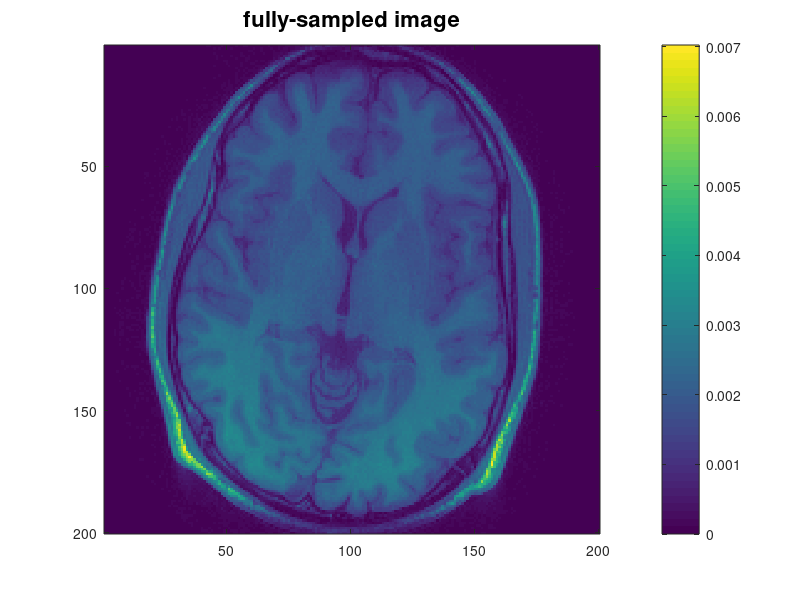
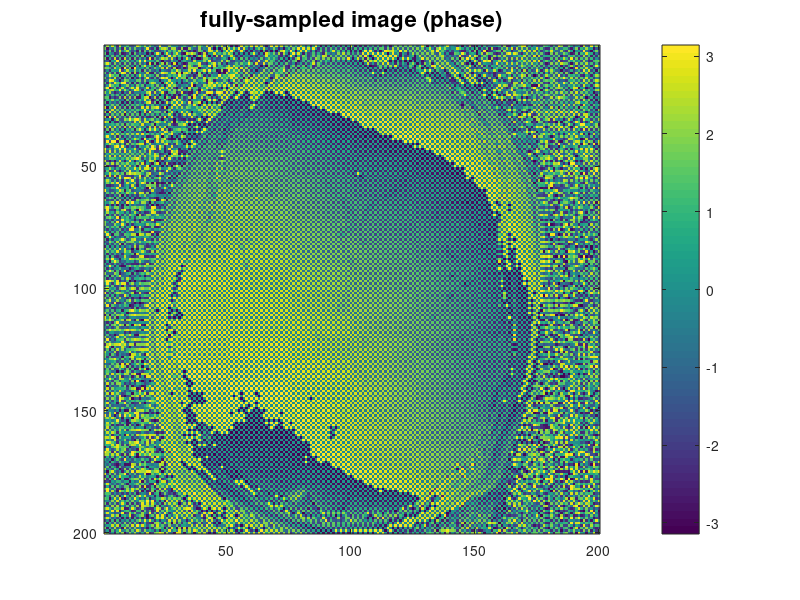
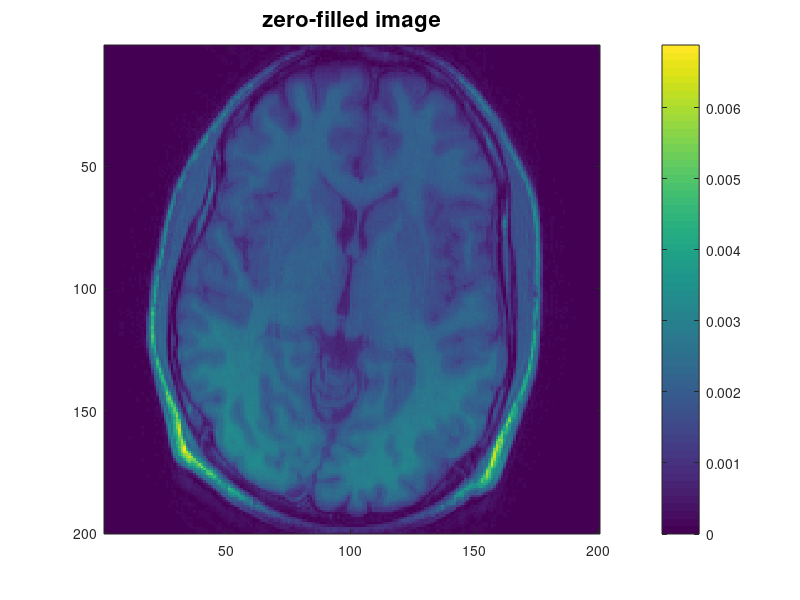
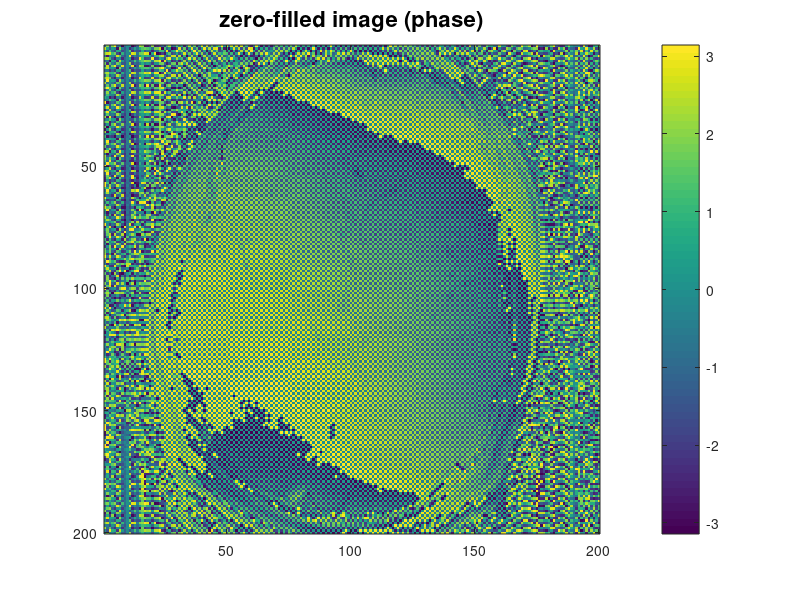

The MATLAB script that drew these images, in order:
%%%%%%%%%%%%%%%%%%%%%%%%%%%
% Partial Fourier Imaging %
% 11/19/2023              %
%%%%%%%%%%%%%%%%%%%%%%%%%%%


clc
clear all
close all

% load K-space data
data = load("Data_Assignment3_Problem1.mat");
data = data.kspaceData_SingleCoil;
N = size(data, 1);

%% Pr1a
%% reconstruct the fully-sampled K-space data
image = ifftshift(ifft2(data)); % convert from Fourier domain to image domain
figure(1)
imagesc(abs(image));
colorbar;
title("fully-sampled image", 'FontSize', 16)

% plot_name = "p1a_fully_sampled_image";
% folder_name = "plots/";
% format_name = ".jpeg";
% file_name = folder_name + plot_name + format_name;
% exportgraphics(gcf, file_name, "ContentType","image");

figure(2)
imagesc(angle(image));
colorbar;
title("fully-sampled image (phase)", 'FontSize', 16)

% plot_name = "p1a_fully_sampled_image_phase";
% folder_name = "plots/";
% format_name = ".jpeg";
% file_name = folder_name + plot_name + format_name;
% exportgraphics(gcf, file_name, "ContentType","image");

%% recostruct the zero-filled K-space data
partial_fourier_factor = 5/8;
zero_filled_data = zeros(N, N);
partial_N = N * partial_fourier_factor;
zero_filled_data(1:partial_N, :) = data(1:partial_N, :);

zero_filled_image = ifftshift(ifft2(zero_filled_data));
figure(3)
imagesc(abs(zero_filled_image));
colorbar;
title("zero-filled image", 'FontSize', 16)

% plot_name = "p1a_zero_filled_image";
% folder_name = "plots/";
% format_name = ".jpeg";
% file_name = folder_name + plot_name + format_name;
% exportgraphics(gcf, file_name, "ContentType","image");

figure(4)
imagesc(angle(zero_filled_image));
colorbar;
title("zero-filled image (phase)", 'FontSize', 16)

% plot_name = "p1a_zero_filled_image_phase";
% folder_name = "plots/";
% format_name = ".jpeg";
% file_name = folder_name + plot_name + format_name;
% exportgraphics(gcf, file_name, "ContentType","image");

%% the difference of fully-sampled and zero-filled
diff_image = abs(image) - abs(zero_filled_image);
diff_phase = angle(image) - angle(zero_filled_image);
figure(5)
imagesc(abs(diff_image));
colorbar;
title("difference", 'FontSize', 16)

% plot_name = "p1a_difference";
% folder_name = "plots/";
% format_name = ".jpeg";
% file_name = folder_name + plot_name + format_name;
% exportgraphics(gcf, file_name, "ContentType","image");

figure(6)
imagesc(diff_phase)
colorbar;
title("difference (phase)", 'FontSize', 16)

% plot_name = "p1a_difference_phase";
% folder_name = "plots/";
% format_name = ".jpeg";
% file_name = folder_name + plot_name + format_name;
% exportgraphics(gcf, file_name, "ContentType","image");



%% Pr1b
%% POCS
% set conditions to break out the loop
error = 1e-6;
Niter = 100;
pre = 0;

% 2D hanning window
hanning_2D = hanning(N)*hanning(N)';
hanning_data = hanning_2D .* data;
hanning_data(1:3/8*N, :) = 0;
hanning_data(5/8*N:end, :) = 0;
% initial phase guess
initial_phase = angle(ifftshift(ifft2(hanning_data)));

POCS_data = zeros(N, N);
POCS_data(1:partial_N, :) = data(1:partial_N, :);
POCS_image = ifftshift(ifft2(POCS_data));

% initial image
initial_image = abs(POCS_image) .* exp(1j * initial_phase);
temp_POCS_image = initial_image;

for i = 1:Niter
    temp_POCS_KSpace = fftshift(fft2(temp_POCS_image));
    % replace by the true partial fourier part
    temp_POCS_KSpace(1:partial_N, :) = data(1:partial_N, :);
    
    % compute the 2-norm of difference
    post = norm(temp_POCS_KSpace - data);
    % disp(abs(pre-post))
    if abs(pre-post) < error
        break;
    end
    pre = norm(temp_POCS_KSpace - data);
    temp_POCS_image = abs(ifftshift(ifft2(temp_POCS_KSpace)));
end
post_POCS_image = ifftshift(ifft2(temp_POCS_KSpace));

figure(7)
imagesc(abs(post_POCS_image));
colorbar;
title("POCS image")

% plot_name = "p1b_POCS_image";
% folder_name = "plots/";
% format_name = ".jpeg";
% file_name = folder_name + plot_name + format_name;
% exportgraphics(gcf, file_name, "ContentType","image");

figure(8)
imagesc(angle(post_POCS_image))
colorbar;
title("POCS image phase")

% plot_name = "p1b_POCS_image_phase";
% folder_name = "plots/";
% format_name = ".jpeg";
% file_name = folder_name + plot_name + format_name;
% exportgraphics(gcf, file_name, "ContentType","image");

%% the difference of fully-sampled and POCS
diff_image = abs(image) - abs(post_POCS_image);
diff_phase = angle(image) - angle(post_POCS_image);

figure(9)
imagesc(abs(diff_image));
colorbar;
title("difference", 'FontSize', 16)

% plot_name = "p1b_difference_POCS";
% folder_name = "plots/";
% format_name = ".jpeg";
% file_name = folder_name + plot_name + format_name;
% exportgraphics(gcf, file_name, "ContentType","image");

figure(10)
imagesc(diff_phase)
colorbar;
title("difference (phase)", 'FontSize', 16)

% plot_name = "p1b_difference_POCS_phase";
% folder_name = "plots/";
% format_name = ".jpeg";
% file_name = folder_name + plot_name + format_name;
% exportgraphics(gcf, file_name, "ContentType","image");
